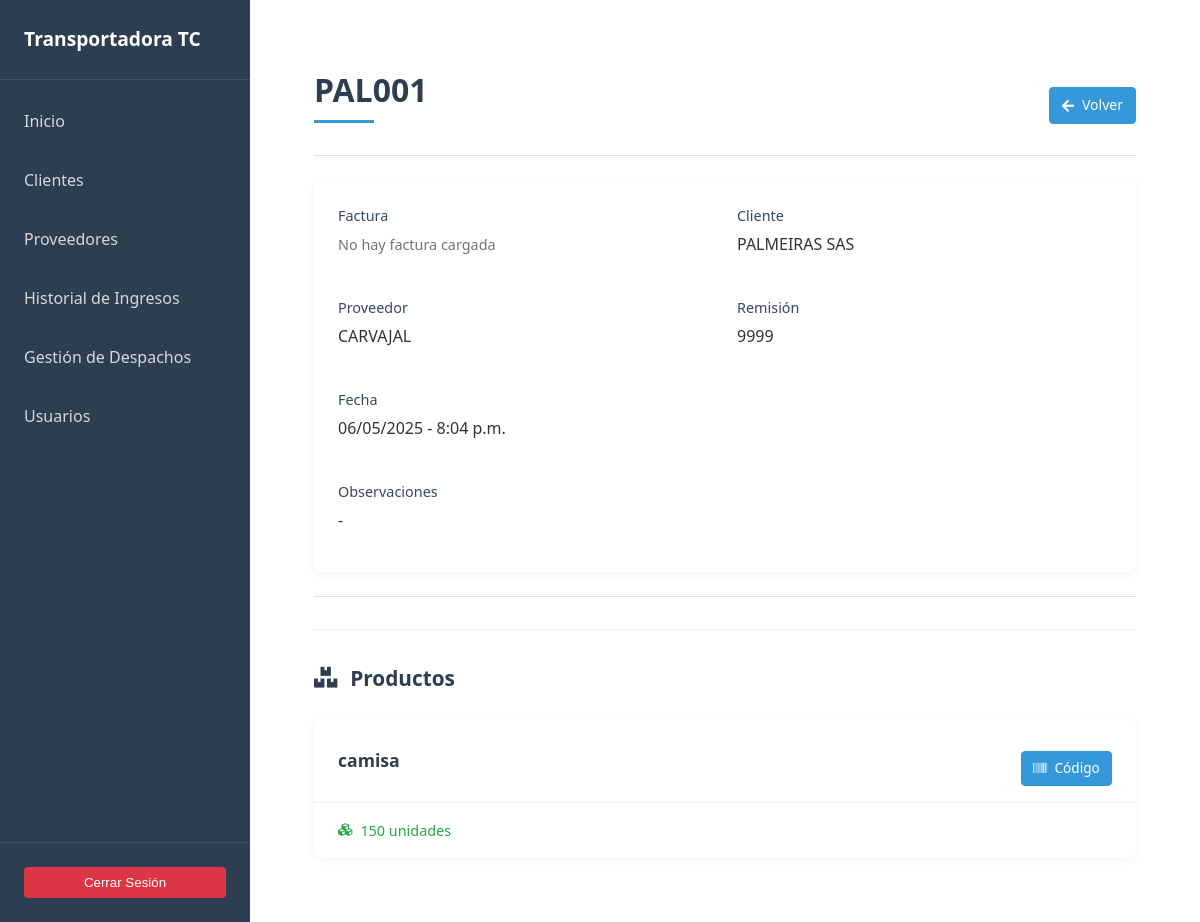
Page /cargas/detalle_carga/45/ (signed in) on the committed database.
### cargas/models.py (models this page shows, shortened)
class Carga(models.Model):
    nombre = models.CharField(max_length=20, unique=True)
    cliente = models.ForeignKey(Cliente, on_delete=models.CASCADE, related_name='cargas')
    proveedor = models.ForeignKey(Proveedor, on_delete=models.CASCADE, related_name='cargas')
    fecha = models.DateTimeField(auto_now_add=True)
    remision = models.CharField(unique=True, max_length=20)
    observaciones = models.TextField(blank=True, null=True)
    archivo_factura = models.FileField(upload_to='facturas/', blank=True, null=True)

class InventarioCarga(models.Model):
    carga = models.ForeignKey(Carga, on_delete=models.CASCADE, related_name='inventario')
    producto = models.ForeignKey(Producto, on_delete=models.CASCADE)
    cantidad = models.IntegerField()
    codigo_barras = models.CharField(max_length=100, blank=True, null=True)
    fecha_generacion_codigo = models.DateTimeField(blank=True, null=True)
    @property
    def cantidad_disponible(self):
        total_despachado = self.items_despacho.aggregate(
            total=Sum('cantidad')
        )['total'] or 0
        return max(0, self.cantidad - total_despachado)

class Producto(models.Model):
    nombre = models.CharField(max_length=100)
    descripcion = models.TextField(blank=True, null=True)
    fecha_creacion = models.DateTimeField(auto_now_add=True)

### clientes/models.py (models this page shows, shortened)
class Cliente(models.Model):
    nit = models.CharField(max_length=255, default="", unique=True, blank=False)
    nombre = models.CharField(max_length=255, blank=False)
    email = models.EmailField()
    telefono = models.CharField(max_length=15)
    ciudad = models.CharField(max_length=255)
    direccion = models.CharField(max_length=255)
    proveedores = models.ManyToManyField(Proveedor, related_name="clientes", blank=True)
    fecha_creacion = models.DateTimeField(auto_now_add=True)

### proveedores/models.py (models this page shows, shortened)
class Proveedor(models.Model):
    nit = models.CharField(default='',max_length=255, unique=True, blank=True, null=True)
    nombre = models.CharField(max_length=255)
    contacto = models.CharField(default='',max_length=255, null=True,blank=True)
    fecha_creacion = models.DateTimeField(auto_now_add=True)

### cargas/views.py (the view)
# urls.py: path('detalle_carga/<int:carga_id>/', views.detalle_carga, name='detalle_carga'),
@login_required
def detalle_carga(request, carga_id):
    carga = get_object_or_404(Carga, id=carga_id)
    inventario = carga.inventario.annotate(
        disponible=F('cantidad') - Coalesce(
            Sum('items_despacho__cantidad'),
            0
        )
    )
    return render(request, 'cargas/detalle_carga.html', {
        'carga': carga,
        'inventario': inventario
    })

### main/templatetags/auth_extras.py (called while the page is built)
@register.filter(name='in_group')
def in_group(user, group_name):
    return user.groups.filter(name=group_name).exists()

### cargas/templates/cargas/detalle_carga.html (shortened to what this page needs)
{% extends 'base.html' %}
{% block content %}
<main class="main-content">
    <header class="content__header content__header--flex">
        <h1 class="content__title">{{ carga.nombre }}</h1>
        <div>
            <a href="{% url 'detalle_cliente' carga.cliente.nombre %}" class="btn btn--primary btn--icon">
                <i class="fas fa-arrow-left"></i> Volver
            </a>
        </div>
    </header>
    <hr class="divider">
    <section class="detail-section">
        <div class="detail-grid">
            <div class="detail-group">
                <h3 class="detail-label">Factura</h3>
                <div class="detail-value">
                    {% if carga.archivo_factura %}
                        <a href="{{ carga.archivo_factura.url }}"
                           target="_blank"
                           class="file-link">
                           <i class="fas fa-file-pdf"></i> Ver Factura
                        </a>
                        <span class="file-meta">({{ carga.archivo_factura.name|slice:"-10:" }})</span>
                    {% else %}
                        <span class="text-muted">No hay factura cargada</span>
                    {% endif %}
                </div>
            </div>
            <div class="detail-group">
                <h3 class="detail-label">Cliente</h3>
                <p class="detail-value">{{ carga.cliente.nombre }}</p>
            </div>
            <div class="detail-group">
                <h3 class="detail-label">Proveedor</h3>
                <p class="detail-value">{{ carga.proveedor.nombre }}</p>
            </div>
            <div class="detail-group">
                <h3 class="detail-label">Remisión</h3>
                <p class="detail-value">{{ carga.remision }}</p>
            </div>
            <div class="detail-group">
                <h3 class="detail-label">Fecha</h3>
                <p class="detail-value">{{ carga.fecha|date:"d/m/Y - P" }}</p>
            </div>
            <div class="detail-group detail-group--full">
                <h3 class="detail-label">Observaciones</h3>
                <p class="detail-value">{{ carga.observaciones|default:"-" }}</p>
            </div>
        </div>
    </section>
    <hr class="divider">
    <section class="products-section">
        <header class="section-header">
            <h2 class="section-title">
                <i class="fas fa-boxes"></i> Productos
            </h2>
        </header>
        {% if inventario %}
        <div class="product-grid">
            {% for item in inventario %}
                <article class="product-card">
                    <div class="product-card__header">
                        <h3 class="product-card__title">{{ item.producto.nombre }}</h3>
                        <a href="{% url 'generar_codigo_barras_producto' item.id %}"
                           class="btn btn--primary btn--sm btn--icon"
                           target="_blank"
                           onclick="window.open(this.href, '_blank', 'width=800,height=600'); return false;">
                           <i class="fas fa-barcode"></i> <span>Código</span>
                        </a>
                    </div>
                    <div class="product-card__body">
                        <div class="product-meta">
                            <span class="product-meta__quantity">
                                <i class="fas fa-cubes"></i> {{ item.cantidad_disponible }} unidades
                            </span>
                        </div>
                    </div>
                </article>
            {% endfor %}
        </div>
        {% else %}
        <div class="empty-state">
            <i class="empty-state__icon fas fa-box-open"></i>
            <p class="empty-state__message">No hay productos registrados en esta carga.</p>
        </div>
        {% endif %}
    </section>
</main>
{% endblock %}

### static/css/styles.css (style rules this page uses)
:root { --primary-color: #2c3e50; --secondary-color: #34495e; --accent-color: #3498db; --success-color: #28a745; --error-color: #dc3545; --warning-color: #ffc107; --info-color: #17a2b8; --text-color: #333; --light-color: #f8f9fa; --dark-color: #343a40; --sidebar-width: 250px; --transition-speed: 0.3s; }
* { margin: 0; padding: 0; box-sizing: border-box; }
body { font-family: 'Segoe UI', Tahoma, Geneva, Verdana, sans-serif; line-height: 1.6; color: var(--text-color); background-color: #f5f5f5; }
.main-content { padding: 2rem; max-width: 1400px; margin: 0 auto; }
.content__header { margin-bottom: 1.5rem; }
.content__title { font-size: 2rem; color: var(--primary-color); margin-bottom: 0.5rem; }
.text-muted { color: #6c757d; font-size: 0.9rem; }
.divider { border: 0; height: 1px; background-color: #e0e0e0; margin: 1.5rem 0; }
.btn { display: inline-flex; align-items: center; justify-content: center; padding: 0.375rem 0.75rem; border-radius: 4px; font-size: 0.875rem; font-weight: 500; cursor: pointer; transition: all 0.3s; text-decoration: none; gap: 0.3rem; }
.btn--primary { background-color: var(--accent-color); color: white; border: 1px solid var(--accent-color); }
.content__header--flex { display: flex; justify-content: space-between; align-items: center; flex-wrap: wrap; gap: 1rem; }
.btn--icon { display: inline-flex; align-items: center; gap: 0.5rem; margin-top: 1rem; }
.btn--sm { padding: 0.35rem 0.7rem; font-size: 0.85rem; }
.content__title { position: relative; padding-bottom: 0.5rem; }
.content__title::after { content: ''; position: absolute; bottom: 0; left: 0; width: 60px; height: 3px; background-color: var(--accent-color); }
.detail-section { background-color: white; border-radius: 8px; padding: 1.5rem; box-shadow: 0 2px 10px rgba(0, 0, 0, 0.05); }
.detail-grid { display: grid; grid-template-columns: repeat(auto-fill, minmax(250px, 1fr)); gap: 1.5rem; }
.detail-group { margin-bottom: 1rem; }
.detail-group--full { grid-column: 1 / -1; }
.detail-label { font-size: 0.9rem; font-weight: 500; color: var(--secondary-color); margin-bottom: 0.3rem; }
.detail-value { font-size: 1rem; color: var(--text-color); line-height: 1.5; }
.section-header { margin-bottom: 1.5rem; }
.section-title { font-size: 1.5rem; color: var(--primary-color); display: flex; align-items: center; gap: 0.8rem; }
.product-grid { display: grid; gap: 1.5rem; }
.product-card { background: white; border-radius: 8px; box-shadow: 0 2px 10px rgba(0, 0, 0, 0.05); overflow: hidden; transition: transform 0.3s ease, box-shadow 0.3s ease; }
.product-card__header { display: flex; justify-content: space-between; align-items: center; padding: 1rem 1.5rem; border-bottom: 1px solid #f0f0f0; }
.product-card__title { font-size: 1.1rem; color: var(--primary-color); margin: 0; }
.product-card__body { padding: 1rem 1.5rem; }
.product-meta { display: flex; flex-direction: column; gap: 0.5rem; }
.product-meta__quantity, .product-meta__code { display: inline-flex; align-items: center; gap: 0.5rem; font-size: 0.9rem; }
.product-meta__quantity { color: var(--success-color); }
.section-title { font-size: 1.3rem; color: var(--primary-color); margin-bottom: 1.5rem; display: flex; align-items: center; gap: 0.8rem; }
.products-section { margin-top: 2rem; padding-top: 2rem; border-top: 1px solid #eee; }

### rows in the picture
Carga: nombre "PAL001", cliente.nombre "PALMEIRAS SAS", proveedor.nombre "CARVAJAL", remision "9999", fecha "06/05/2025 - 8:04 p.m.", observaciones "-"
InventarioCarga: producto.nombre "camisa", cantidad_disponible "150"
